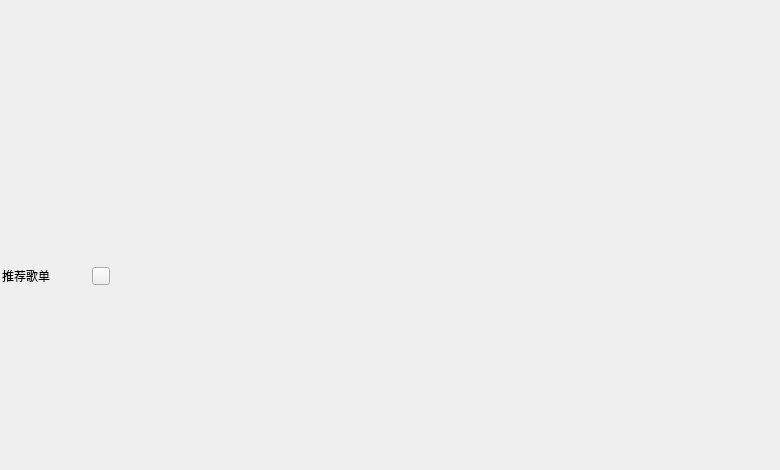
    <widget class="QWidget" name="recommend">
     <attribute name="title">
      <string>Tab 1</string>
     </attribute>
     <widget class="QWidget" name="verticalLayoutWidget_2">
      <property name="geometry">
       <rect>
        <x>0</x>
        <y>10</y>
        <width>771</width>
        <height>241</height>
       </rect>
      </property>
      <layout class="QVBoxLayout" name="verLout_pic"/>
     </widget>
     <widget class="QWidget" name="layoutWidget">
      <property name="geometry">
       <rect>
        <x>0</x>
        <y>260</y>
        <width>771</width>
        <height>32</height>
       </rect>
      </property>
      <layout class="QHBoxLayout" name="horizontalLayout">
       <item>
        <widget class="QLabel" name="lab_T">
         <property name="maximumSize">
          <size>
           <width>82</width>
           <height>16777215</height>
          </size>
         </property>
         <property name="text">
          <string>推荐歌单</string>
         </property>
        </widget>
       </item>
       <item>
        <widget class="QPushButton" name="ptn_cen">
         <property name="maximumSize">
          <size>
           <width>18</width>
           <height>18</height>
          </size>
         </property>
         <property name="text">
          <string/>
         </property>
        </widget>
       </item>
       <item>
        <spacer name="horizontalSpacer">
         <property name="orientation">
          <enum>Qt::Horizontal</enum>
         </property>
         <property name="sizeType">
          <enum>QSizePolicy::Minimum</enum>
         </property>
         <property name="sizeHint" stdset="0">
          <size>
           <width>658</width>
           <height>20</height>
          </size>
         </property>
        </spacer>
       </item>
      </layout>
     </widget>
     <widget class="QWidget" name="layoutWidget">
      <property name="geometry">
       <rect>
        <x>0</x>
        <y>280</y>
        <width>771</width>
        <height>181</height>
       </rect>
      </property>
      <layout class="QHBoxLayout" name="horizontalLayout_2">
       <item>
        <widget class="QWidget" name="widgetP1" native="true">
         <property name="minimumSize">
          <size>
           <width>140</width>
           <height>140</height>
          </size>
         </property>
         <property name="maximumSize">
          <size>
           <width>140</width>
           <height>140</height>
          </size>
         </property>
        </widget>
       </item>
       <item>
        <widget class="QWidget" name="widgetP2" native="true">
         <property name="minimumSize">
          <size>
           <width>140</width>
           <height>140</height>
          </size>
         </property>
         <property name="maximumSize">
          <size>
           <width>140</width>
           <height>140</height>
          </size>
         </property>
        </widget>
       </item>
       <item>
        <widget class="QWidget" name="widgetP3" native="true">
         <property name="minimumSize">
          <size>
           <width>140</width>
           <height>140</height>
          </size>
         </property>
         <property name="maximumSize">
          <size>
           <width>140</width>
           <height>140</height>
          </size>
         </property>
        </widget>
       </item>
       <item>
        <widget class="QWidget" name="widgetP4" native="true">
         <property name="minimumSize">
          <size>
           <width>140</width>
           <height>140</height>
          </size>
         </property>
         <property name="maximumSize">
          <size>
           <width>140</width>
           <height>140</height>
          </size>
         </property>
        </widget>
       </item>
       <item>
        <widget class="QWidget" name="widgetP5" native="true">
         <property name="minimumSize">
          <size>
           <width>140</width>
           <height>140</height>
          </size>
         </property>
         <property name="maximumSize">
          <size>
           <width>140</width>
           <height>140</height>
          </size>
         </property>
        </widget>
       </item>
      </layout>
     </widget>
    </widget>
